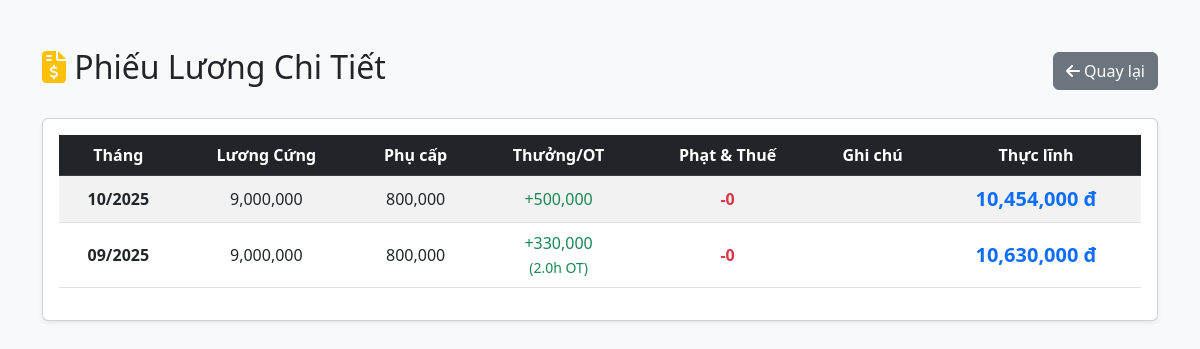
Screenshot of /HomePage/user_payroll.php (signed in) with the database file from the repository.
### tables this page shows
CREATE TABLE `payroll` (
  `id` int(11) NOT NULL,
  `user_id` int(11) NOT NULL,
  `month` varchar(7) NOT NULL,
  `base_salary` decimal(15,0) DEFAULT 0,
  `allowance_degree` decimal(15,0) DEFAULT 0,
  `allowance_seniority` decimal(15,0) DEFAULT 0,
  `allowance_language` decimal(15,0) DEFAULT 0,
  `work_days` decimal(4,1) DEFAULT 0.0,
  `overtime_hours` decimal(5,1) DEFAULT 0.0,
  `overtime_money` decimal(15,0) DEFAULT 0,
  `bonus` decimal(15,0) DEFAULT 0,
  `tax` decimal(15,0) DEFAULT 0,
  `tax_percent` decimal(5,2) DEFAULT 0.00,
  `late_count` int(11) DEFAULT 0,
  `total_fine` decimal(15,0) DEFAULT 0,
  `unpaid_leave_days` decimal(4,1) DEFAULT 0.0,
  `note` text DEFAULT NULL,
  `total_salary` decimal(15,0) NOT NULL,
  `status` enum('paid','unpaid') DEFAULT 'unpaid',
  `created_at` timestamp NOT NULL DEFAULT current_timestamp()
);

### HomePage/user_payroll.php (the view, shortened to what this page needs)
<?php
require_once 'db_connect.php';
$user_id = $_SESSION['user_id'];
$sql = "SELECT * FROM payroll WHERE user_id = ? ORDER BY month DESC";
$stmt = $conn->prepare($sql);
$stmt->bind_param("i", $user_id);
$stmt->execute();
$result = $stmt->get_result();
?>
<!DOCTYPE html>
<html lang="vi">
<head>
    <link href="https://cdn.jsdelivr.net/npm/bootstrap@5.3.0/dist/css/bootstrap.min.css" rel="stylesheet">
    <link rel="stylesheet" href="https://cdnjs.cloudflare.com/ajax/libs/font-awesome/6.5.1/css/all.min.css">
</head>
<body class="bg-light">
    <div class="container mt-5">
        <div class="d-flex justify-content-between align-items-center mb-4">
            <h2><i class="fas fa-file-invoice-dollar text-warning"></i> Phiếu Lương Chi Tiết</h2>
            <a href="user_dashboard.php" class="btn btn-secondary"><i class="fas fa-arrow-left"></i> Quay lại</a>
        </div>
        <div class="card shadow-sm">
            <div class="card-body">
                <table class="table table-striped table-hover align-middle text-center">
                    <thead class="table-dark">
                        <tr>
                            <th>Tháng</th>
                            <th>Lương Cứng</th>
                            <th>Phụ cấp</th>
                            <th>Thưởng/OT</th>
                            <th>Phạt & Thuế</th>
                            <th>Ghi chú</th> <th>Thực lĩnh</th>
                        </tr>
                    </thead>
                    <tbody>
                        <?php if ($result->num_rows > 0): ?>
                            <?php while($row = $result->fetch_assoc()):
                                $allowances = $row['allowance_degree'] + $row['allowance_seniority'];
                                $extra = $row['bonus'] + $row['overtime_money'];
                                $deductions = $row['total_fine'] + $row['tax'];
                            ?>
                            <tr>
                                <td class="fw-bold"><?php echo date('m/Y', strtotime($row['month'])); ?></td>
                                <td><?php echo number_format($row['base_salary']); ?></td>
                                <td><?php echo number_format($allowances); ?></td>
                                <td class="text-success">
                                    +<?php echo number_format($extra); ?>
                                    <?php if($row['overtime_hours'] > 0) echo "<br><small>({$row['overtime_hours']}h OT)</small>"; ?>
                                </td>
                                <td class="text-danger fw-bold">
                                    -<?php echo number_format($deductions); ?>
                                </td>
                                <td class="text-start text-muted small" style="max-width: 200px;">
                                </td>
                                <td class="fw-bold text-primary fs-5"><?php echo number_format($row['total_salary']); ?> đ</td>
                            </tr>
                            <?php endwhile; ?>
                        <?php else: ?>
                            <tr><td colspan="7" class="text-muted py-4">Chưa có dữ liệu lương nào.</td></tr>
                        <?php endif; ?>
                    </tbody>
                </table>
            </div>
        </div>
    </div>
</body>
</html>

### rows the page displays
payroll: month "10/2025", base_salary "9,000,000", allowances "800,000", extra "500,000", total_fine "0", total_salary "10,454,000"
payroll: month "09/2025", base_salary "9,000,000", allowances "800,000", extra "330,000", overtime_hours "2.0", total_fine "0", total_salary "10,630,000"
